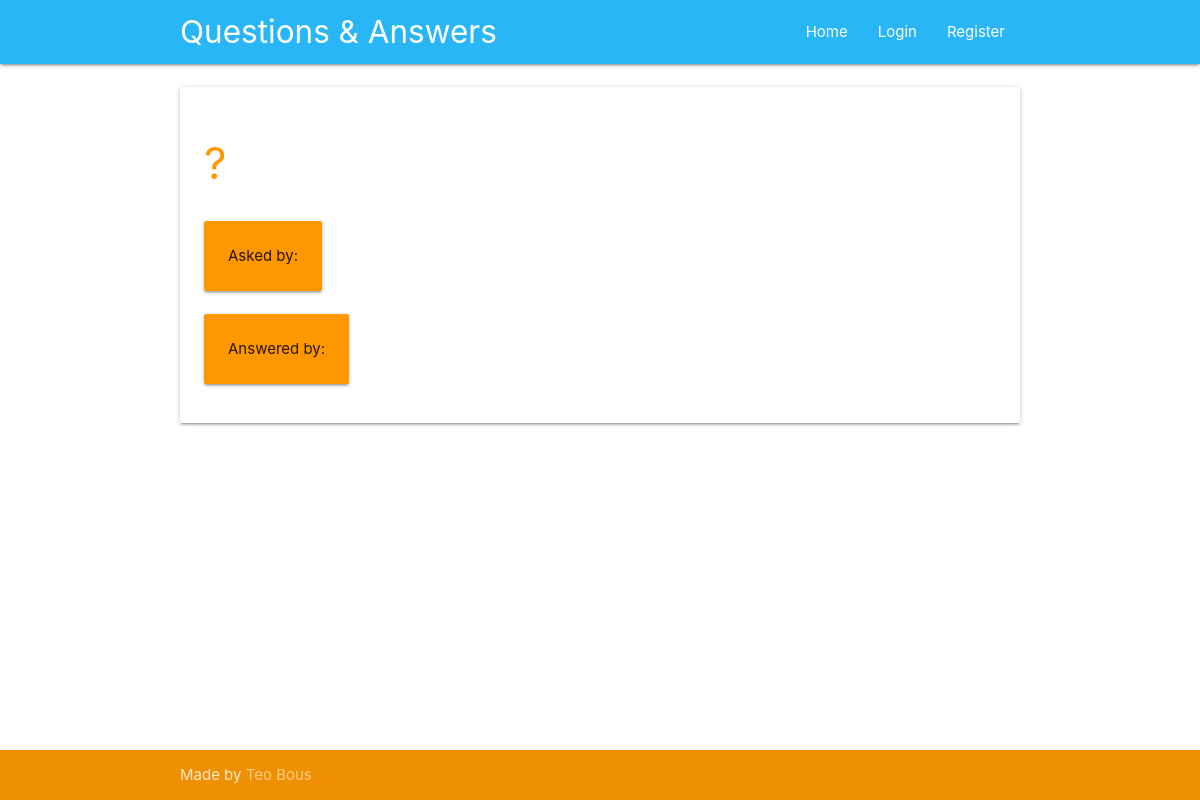
Page /question/1 on the earlier database version.
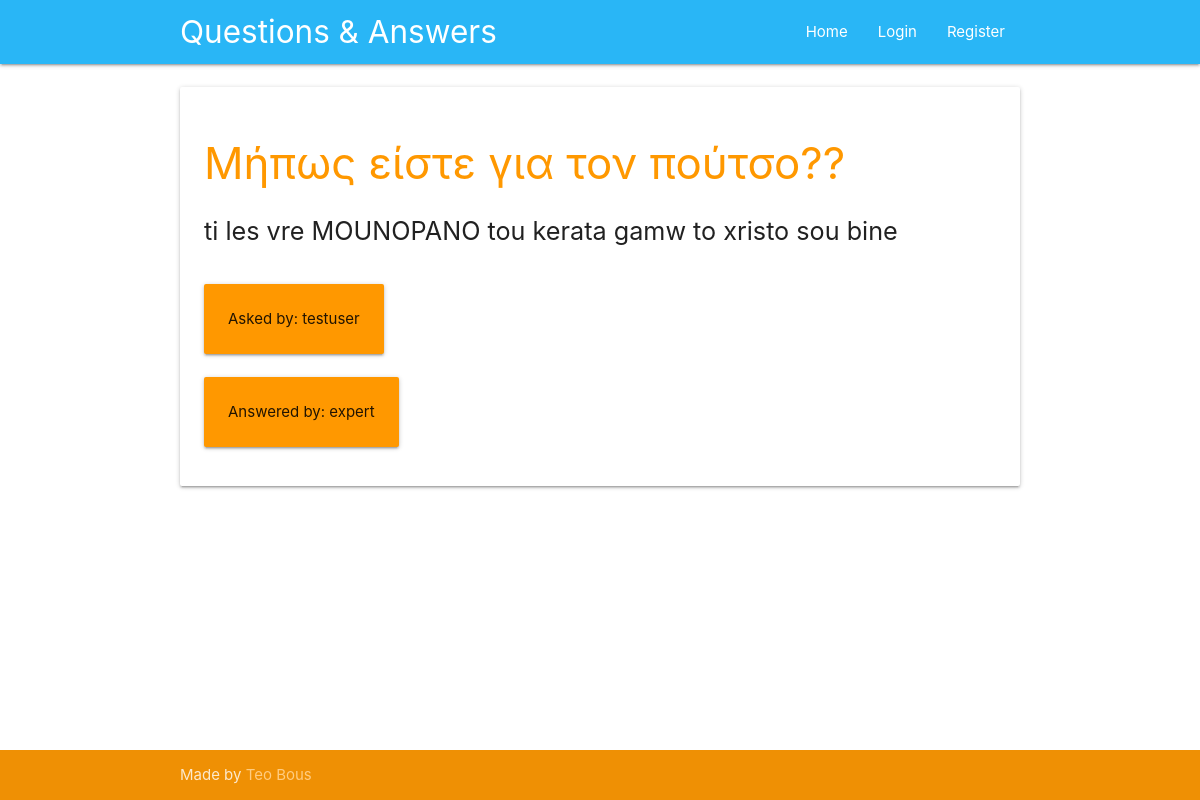
Same page on the later database version.
### tables this page shows
CREATE TABLE questions (
    id integer primary key autoincrement,
    question_text text not null,
    answer_text text,
    asked_by_id integer not null,
    expert_id integer not null
);

CREATE TABLE users (
    id integer primary key autoincrement,
    name text not null,
    password text not null,
    expert boolean not null,
    admin boolean not null 
);

### app.py (the view)
@app.route('/question/<question_id>')
def question(question_id):
	user = get_current_user()
	db = get_db()
	query = """
			select questions.question_text as question_text, questions.answer_text as answer_text, askers.name as asker, experts.name as expert
			from questions
			join users as askers on questions.asked_by_id = askers.id
			join users as experts on questions.expert_id = experts.id
			where questions.id = ?
			"""
	question_cur = db.execute(query, [question_id])
	question = question_cur.fetchone()
	return render_template('question.html', user=user, question=question)

### app.py (called while the page is built)
def get_current_user():
	user_result = None
	if 'user' in session:
		user = session['user']
		db = get_db()
		query = 'select id, name, password, expert, admin from users where name = ?'
		user_cur = db.execute(query, [user])
		user_result = user_cur.fetchone()
	return user_result

### database.py (called while the page is built)
def connect_db():
	sql = sqlite3.connect('data.db')
	sql.row_factory = sqlite3.Row
	return sql

def get_db():
	if not hasattr(g, 'sqlite_db'):
		g.sqlite_db = connect_db()
	return g.sqlite_db

### templates/question.html (shortened to what this page needs)
{% extends 'base.html' %}
{% block content %}
    <div class="section">
      <div class="container">
        <div class="card-panel ">
          <h3 class="header orange-text">{{ question.question_text }}?</h3>
          <p class="flow-text">{{ question.answer_text }}</p>
          <div class="card-panel orange" style="display: inline-block;">Asked by: {{ question.asker }}</div><br>
          <div class="card-panel orange" style="display: inline-block;">Answered by: {{ question.expert }}</div>
        </div>
      </div>
    </div>
{% endblock %}

Differences in the rows shown:
added questions: question_text "Μήπως είστε για τον πούτσο?", answer_text "ti les vre MOUNOPANO tou kerata gamw to xristo sou bine"
added users: asker "testuser"
added users: expert "expert"
